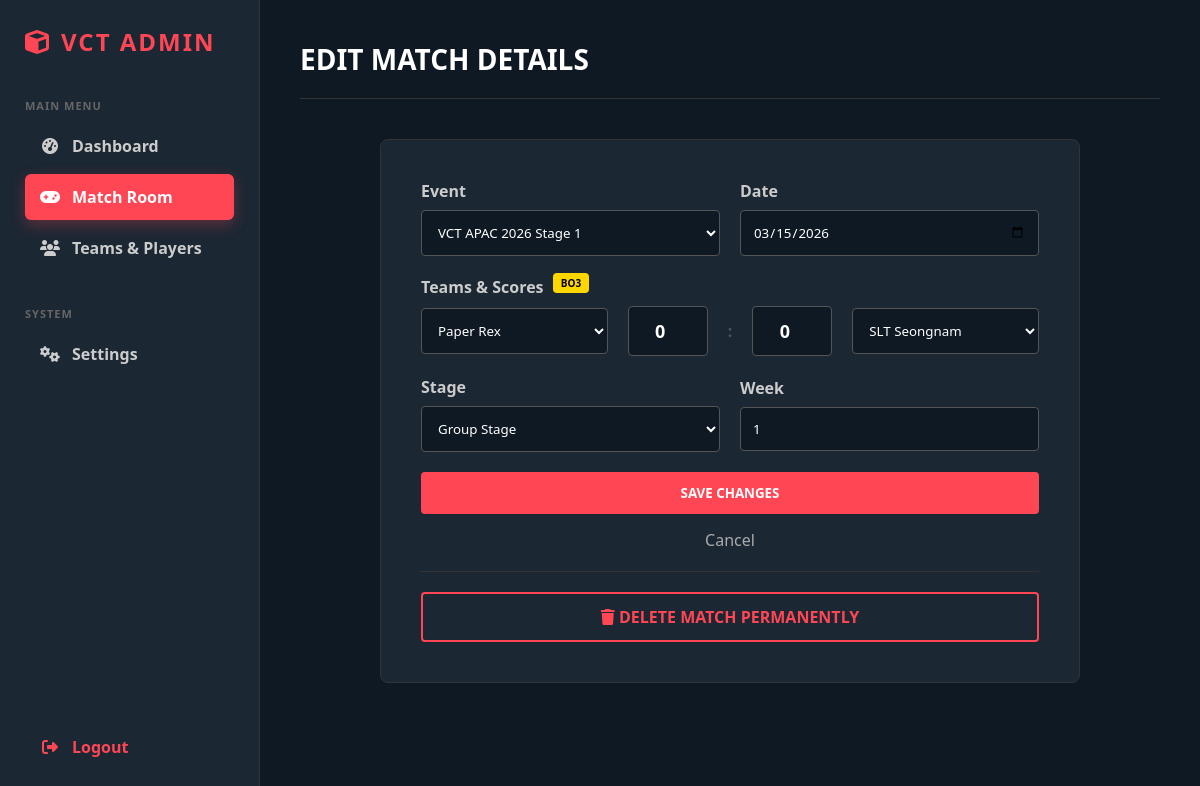
The app's page /admin/edit_match.php?id=233 (signed in), older data.
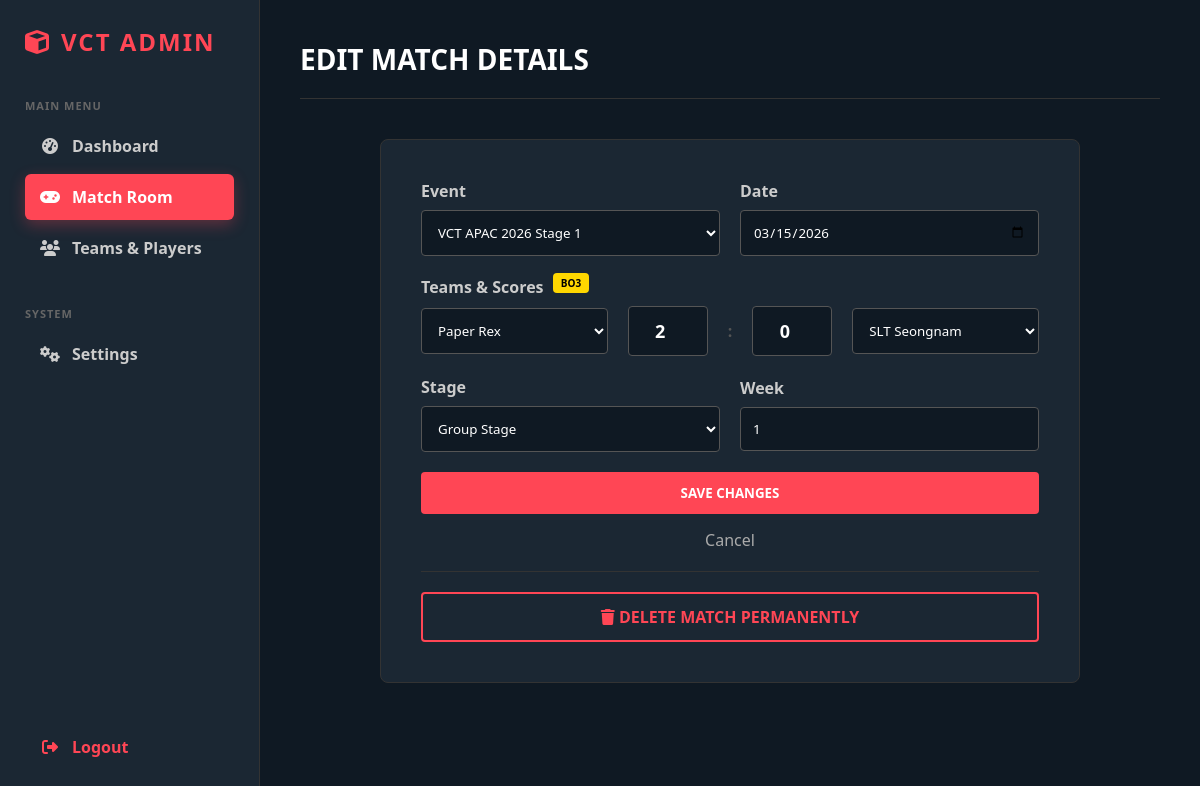
The same page, newer data.
### tables this page shows
CREATE TABLE `match_esports` (
  `match_id` int(11) NOT NULL,
  `team1_id` int(11) DEFAULT NULL,
  `team2_id` int(11) DEFAULT NULL,
  `team1_score` int(11) DEFAULT 0,
  `team2_score` int(11) DEFAULT 0,
  `match_date` date DEFAULT NULL,
  `event_id` int(11) DEFAULT NULL,
  `stage` enum('Group Stage','Playoffs','Grand Final') DEFAULT 'Group Stage',
  `group_name` char(1) DEFAULT NULL,
  `match_week` int(11) DEFAULT NULL
);

CREATE TABLE `events` (
  `event_id` int(11) NOT NULL,
  `event_name` varchar(255) NOT NULL,
  `event_date` varchar(100) DEFAULT NULL,
  `status_event` varchar(50) DEFAULT NULL
);

CREATE TABLE `team` (
  `team_id` int(11) NOT NULL,
  `team_name` varchar(255) NOT NULL,
  `country` varchar(100) DEFAULT NULL,
  `description` text DEFAULT NULL,
  `logo` varchar(255) DEFAULT NULL
);

### admin/edit_match.php (the view, shortened to what the changed rows need)
<?php
include "../config/koneksi.php";
$id = isset($_GET['id']) ? (int)$_GET['id'] : 0;
$sql_match = "SELECT * FROM match_esports WHERE match_id = $id";
$match = $koneksi->query($sql_match)->fetch_assoc();
$q_teams = $koneksi->query("SELECT * FROM team ORDER BY team_name ASC");
$teams = $q_teams->fetch_all(MYSQLI_ASSOC);
$q_events = $koneksi->query("SELECT * FROM events ORDER BY event_date DESC");
$is_bo5 = ($match['stage'] == 'Grand Final' || $match['match_week'] == 7);
$maxScore = $is_bo5 ? 3 : 2;
?>
<!DOCTYPE html>
<html lang="id">
<head>
    <link rel="stylesheet" href="https://cdnjs.cloudflare.com/ajax/libs/font-awesome/6.4.2/css/all.min.css">
    <link rel="stylesheet" href="../assets/css/admin.css">
</head>
<body class="admin-body">
    <?php include 'sidebar.php'; ?>
    <div class="main-content">
        <div class="header-bar">
            <h2 class="page-title">EDIT MATCH DETAILS</h2>
        </div>
        <div class="form-box">
            <form action="../action/update_match.php" method="POST">
                <div class="form-group">
                    <div class="vs-row">
                        <div style="flex:1;">
                            <label>Event</label>
                            <select name="event_id" class="form-control">
                                <?php while($ev = $q_events->fetch_assoc()): ?>
                                    <option value="<?php echo $ev['event_id']; ?>" <?php echo ($match['event_id'] == $ev['event_id']) ? 'selected' : ''; ?>>
                                        <?php echo $ev['event_name']; ?>
                                    </option>
                                <?php endwhile; ?>
                            </select>
                        </div>
                        <div style="flex:1;">
                            <label>Date</label>
                            <input type="date" name="match_date" class="form-control" value="<?php echo $match['match_date']; ?>" required>
                        </div>
                    </div>
                </div>
                <div class="form-group">
                    <div class="vs-row">
                        <div style="flex:2;">
                            <select name="team1_id" class="form-control">
                                <?php foreach($teams as $t): ?>
                                    <option value="<?php echo $t['team_id']; ?>" <?php echo ($match['team1_id'] == $t['team_id']) ? 'selected' : ''; ?>>
                                        <?php echo $t['team_name']; ?>
                                    </option>
                                <?php endforeach; ?>
                            </select>
                        </div>
                        <input type="number" id="score1" name="score1" class="form-control score-input"
                               value="<?php echo $match['team1_score']; ?>"
                               min="0" max="<?php echo $maxScore; ?>"
                               oninput="autoWin(1, <?php echo $maxScore; ?>)">
                        <span style="font-weight:bold; color:#555;">:</span>
                        <input type="number" id="score2" name="score2" class="form-control score-input"
                               value="<?php echo $match['team2_score']; ?>"
                               min="0" max="<?php echo $maxScore; ?>"
                               oninput="autoWin(2, <?php echo $maxScore; ?>)">
                        <div style="flex:2;">
                            <select name="team2_id" class="form-control">
                                <?php foreach($teams as $t): ?>
                                    <option value="<?php echo $t['team_id']; ?>" <?php echo ($match['team2_id'] == $t['team_id']) ? 'selected' : ''; ?>>
                                        <?php echo $t['team_name']; ?>
                                    </option>
                                <?php endforeach; ?>
                            </select>
                        </div>
                    </div>
                </div>
                <div class="form-group">
                    <div class="vs-row">
                        <div style="flex:1;">
                            <label>Stage</label>
                            <select name="stage" class="form-control" id="stageSelect" onchange="updateFormat()">
                                <option value="Group Stage" <?php echo ($match['stage'] == 'Group Stage') ? 'selected' : ''; ?>>Group Stage</option>
                            </select>
                        </div>
                        <div style="flex:1;">
                            <label>Week</label>
                            <input type="number" name="match_week" class="form-control" value="<?php echo $match['match_week']; ?>">
                        </div>
                    </div>
                </div>
            </form>
        </div>
    </div>
</body>
</html>

Row changes from the older to the newer data that the page shows:
changed match_esports "Group Stage": score1 "0" → "2"
